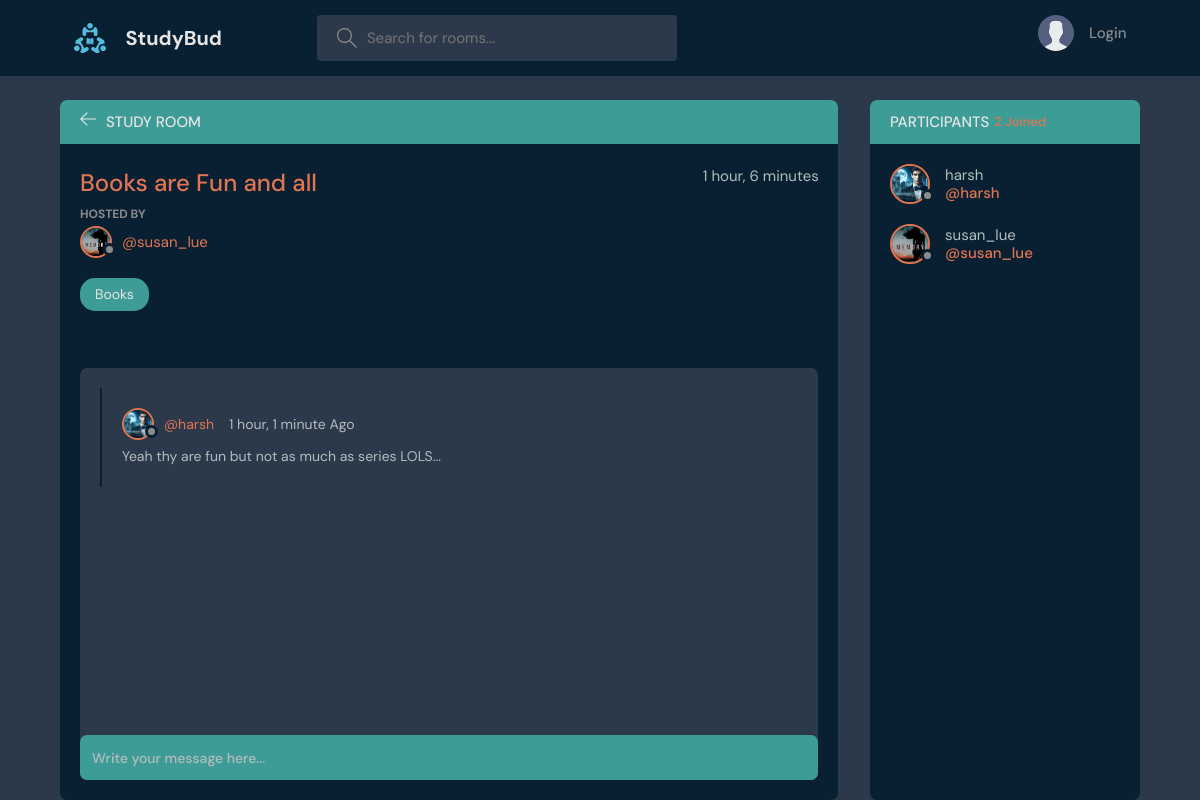
Page /room/3/ on the committed database.
### base/models.py (models this page shows, shortened)
class Room(models.Model):
    host = models.ForeignKey(User, on_delete=models.SET_NULL, null=True)
    topic = models.ForeignKey(Topic, on_delete=models.SET_NULL, null=True)
    name = models.CharField(max_length=200)
    description = models.TextField(null=True, blank=True)
    participants = models.ManyToManyField(User, related_name='participants',blank=True)
    updated = models.DateTimeField(auto_now=True)
    created = models.DateTimeField(auto_now_add=True)
    class Meta:
        ordering = ['-updated', '-created']

class User(AbstractUser):
    name = models.CharField(max_length=200, null=True)
    email = models.EmailField( unique=True, null = True)
    bio = models.TextField( null=True)
    avatar = models.ImageField(null=True, default="avatar.svg")
    USERNAME_FIELD = 'email'
    REQUIRED_FIELDS = []

class Topic(models.Model):
    name = models.CharField(max_length=200)
    def __str__(self):
        return self.name

class Message(models.Model):
        user = models.ForeignKey(User, on_delete=models.CASCADE)
        room = models.ForeignKey(Room, on_delete=models.CASCADE)
        body = models.TextField()
        updated = models.DateTimeField(auto_now=True)
        created = models.DateTimeField(auto_now_add=True)
        class Meta:
            ordering = ['-updated', '-created']

### base/views.py (the view, shortened to what this page needs)
# urls.py: path('room/<str:pk>/',views.room , name="room"),
def room(request,pk):
    room = Room.objects.get(id=pk)
    room_messages = room.message_set.all().order_by('-created')
    participants = room.participants.all()
    context = {'room': room, 'room_messages': room_messages, 'participants': participants}
    return render(request,"base/room.html", context)

### base/templates/base/room.html (shortened to what this page needs)
{% extends "main.html" %} {% block content %}
<main class="profile-page layout layout--2">
  <div class="container">
    <div class="room">
      <div class="room__top">
        <div class="room__topLeft">
          <a href="{%url 'home' %}">
            <svg
              version="1.1"
              xmlns="http://www.w3.org/2000/svg"
              width="32"
              height="32"
              viewBox="0 0 32 32"
            >
              <title>arrow-left</title>
              <path
                d="M13.723 2.286l-13.723 13.714 13.719 13.714 1.616-1.611-10.96-10.96h27.625v-2.286h-27.625l10.965-10.965-1.616-1.607z"
              ></path>
            </svg>
          </a>
          <h3>Study Room</h3>
        </div>
      </div>
      <div class="room__box scroll">
        <div class="room__header scroll">
          <div class="room__info">
            <h3>{{room.name}}</h3>
            <span>{{room.created| timesince}}</span>
          </div>
          <div class="room__hosted">
            <p>Hosted By</p>
            <a
              href="{%url 'user-profile' room.host.id  %}"
              class="room__author"
            >
              <div class="avatar avatar--small">
                <img src="{{room.host.avatar.url}}" />
              </div>
              <span>@{{room.host.username}}</span>
            </a>
          </div>
          <span class="room__topics">{{room.topic}}</span>
        </div>
        <div class="room__conversation">
          <div class="threads scroll">
            {% for message in room_messages %}
            <div class="thread">
              <div class="thread__top">
                <div class="thread__author">
                  <a
                    href="{%url 'user-profile' message.user.id  %}"
                    class="thread__authorInfo"
                  >
                    <div class="avatar avatar--small">
                      <img src="{{message.user.avatar.url}}" />
                    </div>
                    <span>@{{message.user.username}}</span>
                  </a>
                  <span class="thread__date"
                    >{{message.created|timesince}} Ago</span
                  >
                </div>
              </div>
              <div class="thread__details">{{message.body}}</div>
            </div>
            {% endfor %}
          </div>
        </div>
      </div>
      <div class="room__message">
        <form action="#" method="POST">
          <input name="body" placeholder="Write your message here..." />
        </form>
      </div>
    </div>
    <div class="participants">
      <h3 class="participants__top">
        Participants <span>{{participants.count}} Joined</span>
      </h3>
      <div class="participants__list scroll">
        {% for user in participants %}
        <a href="{%url 'user-profile' user.id %}" class="participant">
          <div class="avatar avatar--medium">
            <img src="{{user.avatar.url}}" />
          </div>
          <p>
            {{user.username}}
            <span>@{{user.username}}</span>
          </p>
        </a>
        {% endfor %}
      </div>
    </div>
  </div>
</main>
{% endblock content %}

### rows in the picture
Room: name "Books are Fun and all", created "1 hour, 6 minutes", host.avatar (picture), host.username "susan_lue", topic "Books"
Message: user.avatar (picture), user.username "harsh", created "1 hour, 1 minute", body "Yeah thy are fun but not as much as series LOLS..."
User: avatar (picture), username "harsh"
User: avatar (picture), username "susan_lue"
